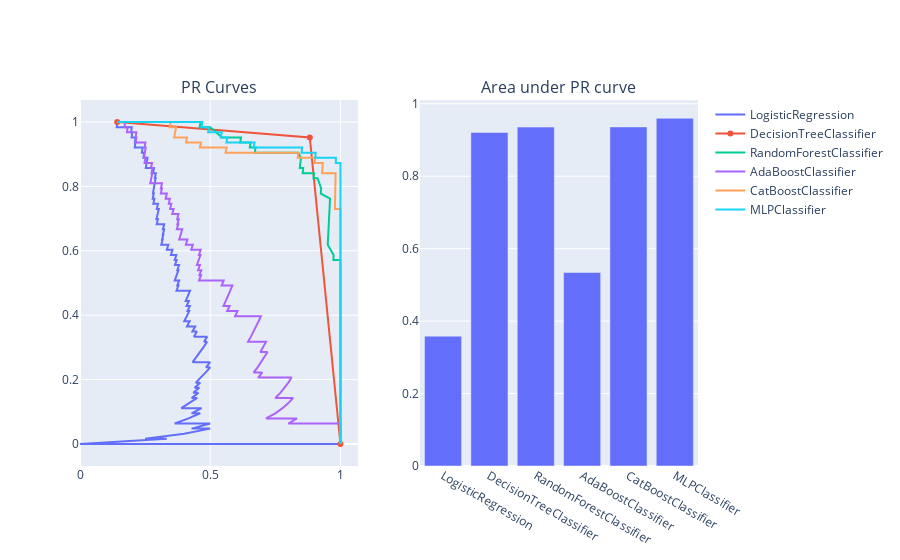

The cell this chart's notebook holds for it:
### Code cell
from plotly.express import bar
from plotly.graph_objects import Scatter
from plotly.subplots import make_subplots

figure = make_subplots(rows=1, cols=2, subplot_titles=['PR Curves', 'Area under PR curve'])

pr_aucs = dict()

for pipeline in model_pipelines:
    probas = pipeline.predict_proba(x_val)[:, 1]
    clf_name = get_model_name(pipeline[-1])
    precision, recall, _ = precision_recall_curve(y_val.astype('int'), probas)
    pr_aucs[clf_name] = pr_auc(precision, recall)
    figure.add_trace(Scatter(x=precision, y=recall, name=clf_name), row=1, col=1)

figure.add_trace(bar(x=list(pr_aucs.keys()), y=list(pr_aucs.values())).data[0], row=1, col=2)

### Figure 1 — Plotly figure (JSON) as saved in the notebook; plotly's stock layout.template omitted (floating-point values rounded to 4 significant figures; data arrays with more than 128 entries replaced by an {"elided": "..."} marker saying what was removed)
{"data": [{"name": "LogisticRegression", "x": {"elided": "442 float values"}, "y": {"elided": "442 float values"}, "type": "scatter", "xaxis": "x", "yaxis": "y"}, {"name": "DecisionTreeClassifier", "x": [0.1429, 0.8824, 1.0], "y": [1.0, 0.9524, 0.0], "type": "scatter", "xaxis": "x", "yaxis": "y"}, {"name": "RandomForestClassifier", "x": {"elided": "226 float values"}, "y": {"elided": "226 float values"}, "type": "scatter", "xaxis": "x", "yaxis": "y"}, {"name": "AdaBoostClassifier", "x": {"elided": "439 float values"}, "y": {"elided": "439 float values"}, "type": "scatter", "xaxis": "x", "yaxis": "y"}, {"name": "CatBoostClassifier", "x": {"elided": "431 float values"}, "y": {"elided": "431 float values"}, "type": "scatter", "xaxis": "x", "yaxis": "y"}, {"name": "MLPClassifier", "x": {"elided": "442 float values"}, "y": {"elided": "442 float values"}, "type": "scatter", "xaxis": "x", "yaxis": "y"}, {"alignmentgroup": "True", "hovertemplate": "x=%{x}<br>y=%{y}<extra></extra>", "legendgroup": "", "marker": {"color": "#636efa", "pattern": {"shape": ""}}, "name": "", "offsetgroup": "", "orientation": "v", "showlegend": false, "textposition": "auto", "x": ["LogisticRegression", "DecisionTreeClassifier", "RandomForestClassifier", "AdaBoostClassifier", "CatBoostClassifier", "MLPClassifier"], "xaxis": "x2", "y": [0.3584, 0.9208, 0.9356, 0.534, 0.9361, 0.9599], "yaxis": "y2", "type": "bar"}], "layout": {"xaxis": {"anchor": "y", "domain": [0.0, 0.45]}, "yaxis": {"anchor": "x", "domain": [0.0, 1.0]}, "xaxis2": {"anchor": "y2", "domain": [0.55, 1.0]}, "yaxis2": {"anchor": "x2", "domain": [0.0, 1.0]}, "annotations": [{"font": {"size": 16}, "showarrow": false, "text": "PR Curves", "x": 0.225, "xanchor": "center", "xref": "paper", "y": 1.0, "yanchor": "bottom", "yref": "paper"}, {"font": {"size": 16}, "showarrow": false, "text": "Area under PR curve", "x": 0.775, "xanchor": "center", "xref": "paper", "y": 1.0, "yanchor": "bottom", "yref": "paper"}]}}
